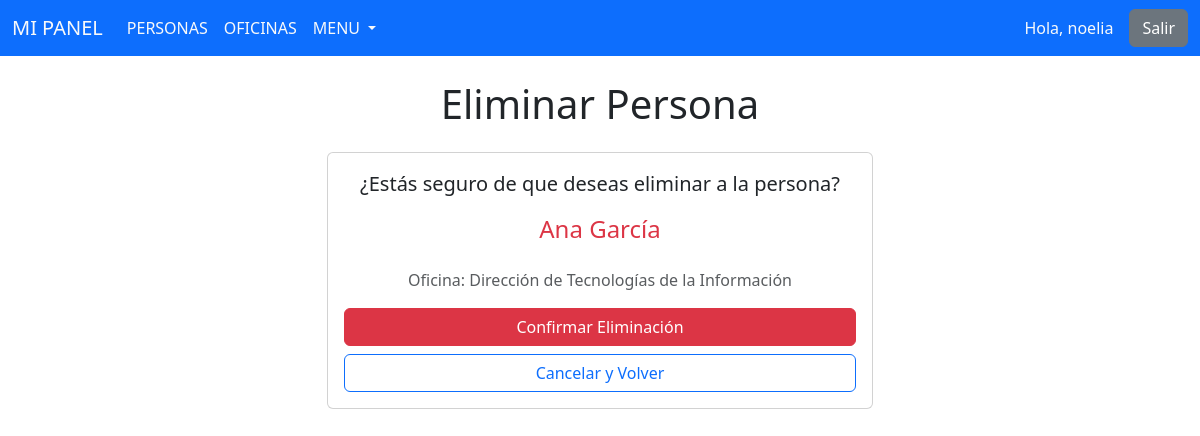
/persona/eliminar/1/ (signed in), run on the app's committed database.
### persona/models.py (models this page shows, shortened)
class Persona(models.Model):
    nombre = models.CharField(max_length=100)
    apellido = models.CharField(max_length=100)
    edad = models.IntegerField()
    oficina = models.ForeignKey('oficina.Oficina', on_delete=models.CASCADE, related_name='personas')
    class Meta:
        verbose_name = 'Persona'
        verbose_name_plural = 'Personas'

### oficina/models.py (models this page shows, shortened)
class Oficina(models.Model):
    nombre = models.CharField(max_length=100)
    nombre_corto = models.CharField(max_length=10)
    class Meta:
        verbose_name = 'Oficina'
        verbose_name_plural = 'Oficinas'
        constraints = [
            models.UniqueConstraint(fields=['nombre'], name='unique_nombre_oficina'),
            models.UniqueConstraint(fields=['nombre_corto'], name='unique_nombre_corto_oficina'),
        ]

### persona/views.py (the view)
class PersonaDeleteView(LoginRequiredMixin, DeleteView):
    model = Persona
    template_name = 'persona/eliminar.html'
    context_object_name = 'persona'
    success_url = reverse_lazy('persona:lista')
    def get_context_data(self, **kwargs):
        context = super().get_context_data(**kwargs)
        context['titulo'] = "Borrar Persona"
        context['confirm_message'] = "¿Estás seguro de que quieres eliminar esta persona?"
        context['cancel_url'] = reverse_lazy('persona:lista')
        return context

### templates/persona/eliminar.html (shortened to what this page needs)
{% extends 'base.html' %}
{% block content %}
<div class="container mt-4">
    <div class="row justify-content-center">
        <div class="col-md-8 col-lg-6">
            <div class="text-center mb-4">
                <h1>Eliminar Persona</h1>
            </div>
            <div class="card">
                <div class="card-body text-center">
                    <p class="lead">¿Estás seguro de que deseas eliminar a la persona?</p>
                    <h4 class="text-danger mb-4">{{ persona.nombre }} {{ persona.apellido }}</h4>
                    <p class="text-muted">Oficina: {{ persona.oficina.nombre }}</p>
                    <form method="post">
                        <div class="d-grid gap-2">
                            <button type="submit" class="btn btn-danger">Confirmar Eliminación</button>
                            <a href="{% url 'persona:lista' %}" class="btn btn-outline-primary">Cancelar y Volver</a>
                        </div>
                    </form>
                </div>
            </div>
        </div>
    </div>
</div>
{% endblock %}

### templates/navbar.html (shortened to what this page needs)
<nav class="navbar navbar-expand-lg bg-primary text-light" data-bs-theme="dark">
  <div class="container-fluid">
    <a class="navbar-brand text-light" href="{% url 'index' %}">MI PANEL</a>
    <div class="collapse navbar-collapse" id="navbarSupportedContent">
      <ul class="navbar-nav me-auto mb-2 mb-lg-0">
        <li class="nav-item">
            <a class="nav-link text-light" href="{% url 'persona:lista' %}">PERSONAS</a>
        </li>
        <li class="nav-item">
            <a class="nav-link text-light" href="{% url 'oficina:lista' %}">OFICINAS</a>
        </li>
        <li class="nav-item dropdown">
  <a class="nav-link dropdown-toggle text-light" href="#" role="button" data-bs-toggle="dropdown" aria-expanded="false">
    MENU
  </a>
</li>
      </ul>
      <div class="d-flex align-items-center">
        {% if user.is_authenticated %}
          <span class="navbar-text me-3 text-light">Hola, {{ user.username }}</span>
        {% endif %}
        {% if user.is_authenticated %}
          <a class="btn btn-secondary" href="{% url 'accounts:logout_message' %}">Salir</a>
        {% else %}
          <a class="btn btn-secondary me-2" href="{% url 'accounts:login' %}">Ingresar</a>
          <a class="btn btn-secondary" href="{% url 'accounts:signup' %}">Registrarse</a>
        {% endif %}
      </div>
    </div>
  </div>
</nav>

### data on the page
Persona: nombre "Ana", apellido "García", oficina.nombre "Dirección de Tecnologías de la Información"

### other printed values
{{ user.username }} "noelia"
